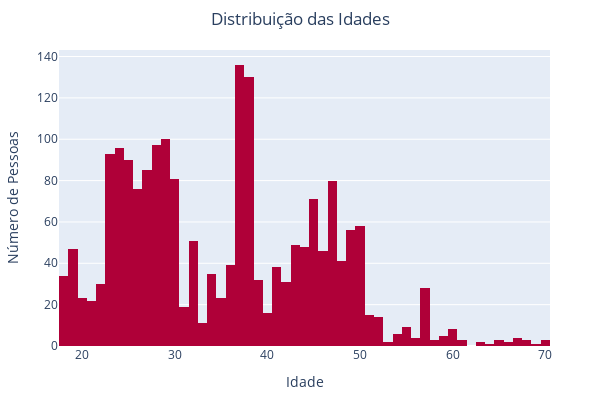

Write notebook code for a chart like this one.
### Markdown cell above
**Idade**

### Code cell
colors = px.colors.qualitative.Dark24_r
hist = px.histogram(
    df, x='Age', nbins=60, 
    labels={'Age': 'Idade', 'count': 'Número de Pessoas'},
    title='Distribuição das Idades',
    color_discrete_sequence=[colors[0]]
)
hist.update_layout(
    width=600, height=400, 
    xaxis_title='Idade',
    yaxis_title='Número de Pessoas',
    title_x=0.5, 
    margin=dict(l=50, r=50, t=50, b=50),
)
hist.show()

### Figure 1 — Plotly figure (JSON) as saved in the notebook; plotly's stock layout.template omitted (floating-point values rounded to 4 significant figures; data arrays with more than 128 entries replaced by an {"elided": "..."} marker saying what was removed)
{"data": [{"alignmentgroup": "True", "bingroup": "x", "hovertemplate": "Idade=%{x}<br>count=%{y}<extra></extra>", "legendgroup": "", "marker": {"color": "#AF0038", "pattern": {"shape": ""}}, "name": "", "nbinsx": 60, "offsetgroup": "", "orientation": "v", "showlegend": false, "type": "histogram", "x": {"elided": "2000 int values"}, "xaxis": "x", "yaxis": "y"}], "layout": {"barmode": "relative", "height": 400, "legend": {"tracegroupgap": 0}, "margin": {"b": 50, "l": 50, "r": 50, "t": 50}, "title": {"text": "Distribuição das Idades", "x": 0.5}, "width": 600, "xaxis": {"anchor": "y", "domain": [0, 1], "title": {"text": "Idade"}}, "yaxis": {"anchor": "x", "domain": [0, 1], "title": {"text": "Número de Pessoas"}}}}
